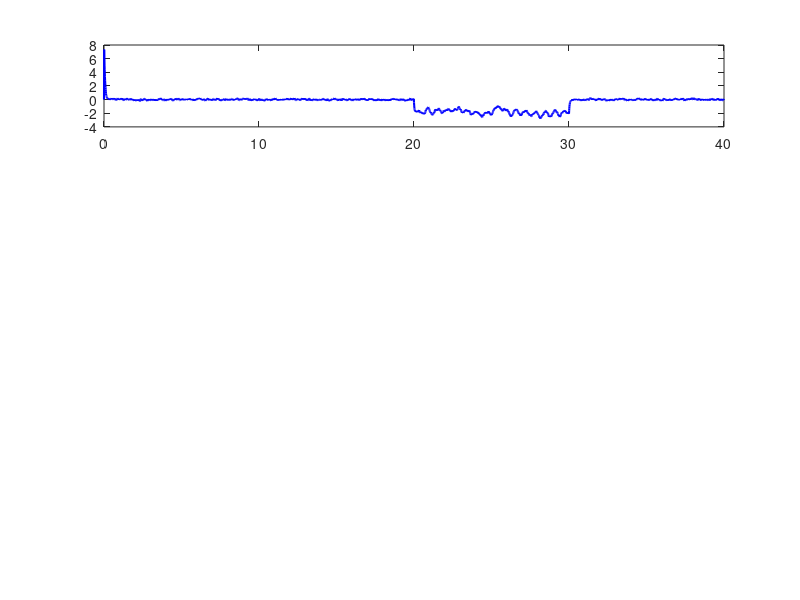

Write MATLAB code to recreate this figure. (Note: this script raises an error after producing the figure.)
% System parameters
dt = 0.01;
gamma = 0.25;
simTime = 40; % Simulation time (includes attack interval [20,30])
numSteps = simTime / dt;

% State-space matrices (UAS dynamics)
A = [1, 0, (1 - 0.5*dt)*dt, 0;
     0, 1, 0, (1 - 0.5*gamma*dt)*dt;
     0, 0, 1 - gamma*dt, 0;
     0, 0, 0, 1 - gamma*dt];
B = [0.5*dt^2, 0;
     0, 0.5*dt^2;
     dt, 0;
     0, dt];
C = eye(4);

% Controller and observer gains
K = [40.0400, 0, 29.5498, 0;
     0, 20.2002, 0, 68.7490];
L = [0.2000, 0, 0.0499, 0;
     0, 0.2000, 0, 0.0499;
     0, 0, 0.4975, 0;
     0, 0, 0, 0.0975];

% Initial states
x = [10; -20; 30; -10]; % True state
hat_x = zeros(4,1);      % Estimated state (initialized to 0)

% Noise bounds (UBB)
delta = 0.1;  % Process noise bound
epsilon = 0.1; % Measurement noise bound

% Nonlinear transformation functions (element-wise cubic)
f = @(y) y.^3;               % y' = y^3
f_inv = @(y) sign(y).*abs(y).^(1/3); % Inverse: y = y'^(1/3)

% Moving target defense (Γ_k: time-varying diagonal matrix)
Gamma_k = @(k) diag(1 + 0.5*sin(k/10)*ones(4,1)); % Γ_k varies sinusoidally

% Attack parameters
attack_start = 20/dt;   % Start at 20 seconds (step index)
attack_end = 30/dt;     % End at 30 seconds
a_y = [5; 5; 0; 0];     % FDI attack vector (added to y^M_k)

% Threshold for residual detection
threshold = 0.8; % Scalar threshold for simplicity

% Storage variables
Px = zeros(1, numSteps + 1);
Py = zeros(1, numSteps + 1);
residual = zeros(4, numSteps + 1);
flags = zeros(1, numSteps + 1);
time = 0:dt:simTime;

% Initialize
Px(1) = x(1);
Py(1) = x(2);

%for estimation error
e_Px = zeros(1, numSteps + 1);
e_Py = zeros(1, numSteps + 1);
e_Vx = zeros(1, numSteps + 1);
e_Vy = zeros(1, numSteps + 1);

% Simulation loop
for k = 1:numSteps
    % Control input
    u = -K * x;
    
    % Update true state with process noise (bounded)
    omega = delta * (2*rand(4,1) - 1); % Random in [-delta, delta]
    x = A * x + B * u + omega;
    
    % Measurement with noise
    v = epsilon * (2*rand(4,1) - 1);   % Random in [-epsilon, epsilon]
    y_k = C * x + v;
    
    %--- Proactive defense transformations ---
    % Apply nonlinear transformation: y' = f(y_k)
    y_prime = f(y_k);
    
    % Apply moving target: y^M_k = Γ_k * y'
    Gamma = Gamma_k(k); % Time-varying Γ
    y_M = Gamma * y_prime;
    
    %--- FDI attack injection ---
    if k >= attack_start && k <= attack_end
        y_M_attacked = y_M + a_y; % Inject attack
    else
        y_M_attacked = y_M;       % No attack
    end
    
    %--- Inverse transformations at controller ---
    y_prime_attacked = Gamma \ y_M_attacked; % Γ^{-1} * y_M_attacked
    y_bar = f_inv(y_prime_attacked);         % Recover measurement
    
    %--- State estimation ---
    hat_x = A * hat_x + L * (y_bar - C * hat_x);
    %--- Calculate estimation error ---
    e = x - hat_x;
    e_Px(k+1) = e(1);
    e_Py(k+1) = e(2);
    e_Vx(k+1) = e(3);
    e_Vy(k+1) = e(4);
    
    %--- Residual calculation ---
    residual(:, k+1) = y_bar - C * hat_x;
    
    %--- Attack detection ---
    if norm(residual(:, k+1)) > threshold
        flags(k+1) = 1; % Attack detected
    else
        flags(k+1) = 0; % No attack
    end
    
    % Store trajectory
    Px(k+1) = x(1);
    Py(k+1) = x(2);
end

figure;

% P_x estimation error
subplot(4,1,1);
plot(time, e_Px, 'b', 'LineWidth', 1.5);
hold on;
xline(20, '--r', 'Attack Start');
xline(30, '--r', 'Attack End');
ylabel('P_x Error (m)');
title('State Estimation Errors');
grid on;

% P_y estimation error
subplot(4,1,2);
plot(time, e_Py, 'b', 'LineWidth', 1.5);
hold on;
xline(20, '--r', 'Attack Start');
xline(30, '--r', 'Attack End');
ylabel('P_y Error (m)');
grid on;

% V_x estimation error
subplot(4,1,3);
plot(time, e_Vx, 'b', 'LineWidth', 1.5);
hold on;
xline(20, '--r', 'Attack Start');
xline(30, '--r', 'Attack End');
ylabel('V_x Error (m/s)');
grid on;

% V_y estimation error
subplot(4,1,4);
plot(time, e_Vy, 'b', 'LineWidth', 1.5);
hold on;
xline(20, '--r', 'Attack Start');
xline(30, '--r', 'Attack End');
xlabel('Time (s)');
ylabel('V_y Error (m/s)');
grid on;
% Plot results
figure;

% Plot trajectory
subplot(2,1,1);
plot(Px, Py, 'b-', 'LineWidth', 1.5);
hold on;
scatter(Px(attack_start:attack_end), Py(attack_start:attack_end), 10, 'r', 'filled');
xlabel('P_x (m)');
ylabel('P_y (m)');
title('UAS Trajectory (Red: Attack Period)');
grid on;
set(gca, 'YDir', 'reverse');
xlim([0 14]);
ylim([-25 -5]);

% Plot detection flags
subplot(2,1,2);
stairs(time, flags, 'r-', 'LineWidth', 1.5);
xlabel('Time (s)');
ylabel('Attack Flag');
title('Attack Detection Results');
ylim([-0.1 1.1]);
xlim([0 simTime]);
grid on;